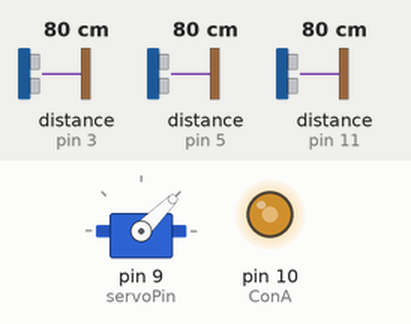
Bench run of a sketch on a simulated Arduino Uno, built with avr-gcc and run on an emulated ATmega328P. On the bench: servo, output pins drawn as LEDs (lit = HIGH). Wiring (inferred from the names in the program): 3 × ultrasonic range finder: trigger pin 2, echo pin 3 / trigger pin 4, echo pin 5 / trigger pin 8, echo pin 11. The test bench sets the inputs (shaded band); at power-on: distance to the obstacle (sensors on pin 3, pin 11, pin 5) 80 cm. The echo pulse lasts 58.3 µs per cm; pins used as bus, display or sensor lines are not drawn.

Above: at 1.2 s.
1.3 s: distance to the obstacle (sensor on pin 3) set to 2 cm
At 2.5 s:
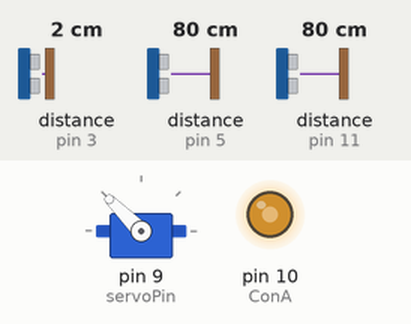
2.8 s: distance to the obstacle (sensor on pin 11) set to 66 cm
4.3 s: distance to the obstacle (sensor on pin 11) set to 58 cm
At 4.6 s:
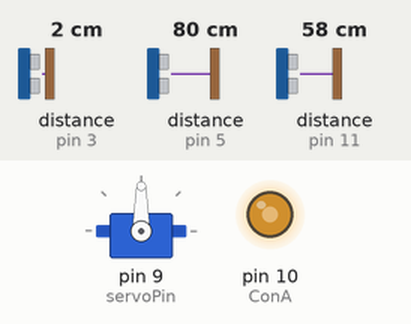
5.8 s: distance to the obstacle (sensor on pin 11) set to 120 cm
At 7.0 s:
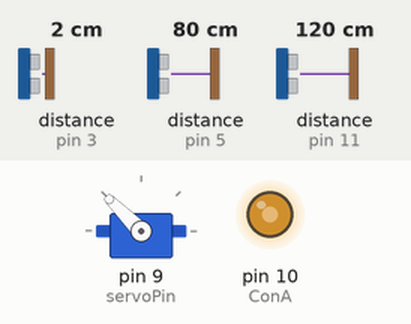
7.3 s: distance to the obstacle (sensor on pin 11) set to 2 cm
At 7.7 s:
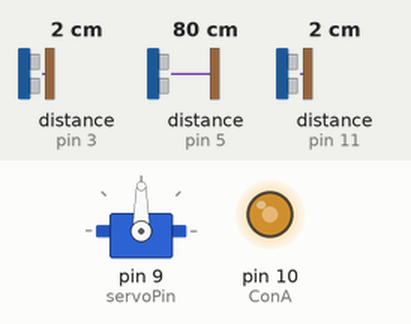
Timing chart, 0 to 9.8 s (numbered marks = the images above; inputs shaded):
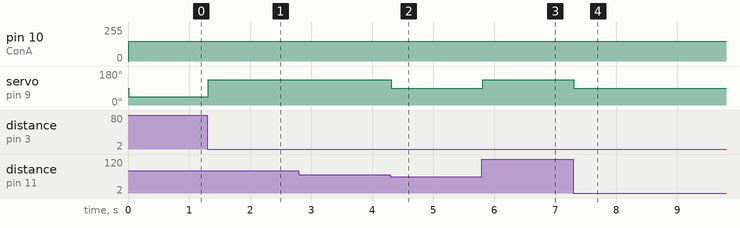

The sketch:

First_Round.ino
```cpp
#include <Servo.h>

Servo servo1;
int servoPin = 9;  // Pin for the servo

const int in1 = 7;  // Connect to IN1 on L298 motor driver
const int in2 = 6;  // Connect to IN2 on L298 motor driver
const int ConA = 10;  // Connect to ENA on L298 motor driver

#define trigPinLeft 2
#define echoPinLeft 3
#define trigPinFront 4
#define echoPinFront 5
#define trigPinRight 8
#define echoPinRight 11

int motorSpeed = 150;  // Adjust motor speed as needed
int leftDistance, frontDistance, rightDistance;

// Safe distances for obstacle avoidance
int safeFrontDistance = 30;
int safeTurnDistance = 60;

void setup() {
  servo1.attach(servoPin);
  pinMode(trigPinLeft, OUTPUT);
  pinMode(echoPinLeft, INPUT);
  pinMode(trigPinFront, OUTPUT);
  pinMode(echoPinFront, INPUT);
  pinMode(trigPinRight, OUTPUT);
  pinMode(echoPinRight, INPUT);
  Serial.begin(9600);
}

void loop() {
  // Measure distances
  leftDistance = getDistance(trigPinLeft, echoPinLeft);
  frontDistance = getDistance(trigPinFront, echoPinFront);
  rightDistance = getDistance(trigPinRight, echoPinRight);

  // Obstacle avoidance logic
  obstacleAvoidance();
}

int getDistance(int trigPin, int echoPin) {
  // Function to measure distance with ultrasonic sensor
  digitalWrite(trigPin, LOW);
  delayMicroseconds(2);
  digitalWrite(trigPin, HIGH);
  delayMicroseconds(10);
  digitalWrite(trigPin, LOW);
  return (pulseIn(echoPin, HIGH) / 2) * 0.0343;
}

void moveForward() {
  // Code to move forward
  digitalWrite(in1, HIGH);
  digitalWrite(in2, LOW);
  analogWrite(ConA, motorSpeed);
  servo1.write(90);  // Set servo to center for straight movement
}

void moveLeft() {
  // Code to turn left
  digitalWrite(in1, LOW);
  digitalWrite(in2, HIGH);
  analogWrite(ConA, motorSpeed);
  servo1.write(45);  // Set servo to left position for turning left
}

void moveRight() {
  // Code to turn right
  digitalWrite(in1, HIGH);
  digitalWrite(in2, LOW);
  analogWrite(ConA, motorSpeed);
  servo1.write(135);  // Set servo to right position for turning right
}

void obstacleAvoidance() {
  if (frontDistance < safeFrontDistance) {
    if (leftDistance > rightDistance) {
      moveLeft();
    } else {
      moveRight();
    }
  } else if (leftDistance > safeTurnDistance) {
    moveLeft();
  } else if (rightDistance > safeTurnDistance) {
    moveRight();
  } else {
    moveForward();
  }
}
```

Measured:
- the behaviour switches between 61 and 60 cm on distance to the obstacle (sensor on pin 11) (found by bisection; images 1 and 2)
- after the input at 1.3 s, servo on pin 9 (servoPin): 45° → 135° at once
- after the input at 2.8 s, every drawn part: stays the same
- after the input at 4.3 s, servo on pin 9 (servoPin): 135° → 90° at once
- after the input at 5.8 s, servo on pin 9 (servoPin): 90° → 135° at once
- after the input at 7.3 s, servo on pin 9 (servoPin): 135° → 90° at once
